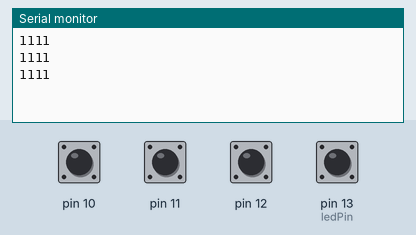
Recording of a sketch running on a simulated Arduino Uno, built with avr-gcc and run on an emulated ATmega328P. On the bench: the last lines printed to the serial monitor. The test bench sets the inputs (shaded band); at power-on: pin 10–12, pin 13 (ledPin) HIGH.

Above: at 3.8 s.
3.9 s: pin 10 pulled LOW for 1.8 s
At 5.0 s:
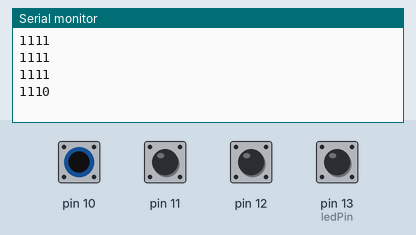
7.2 s: pin 11 pulled LOW for 1.8 s
At 8.4 s:
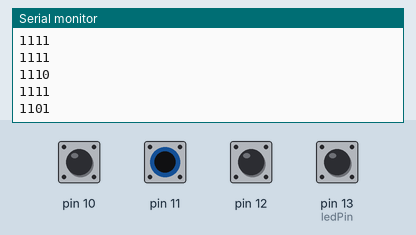
10.5 s: pin 12 pulled LOW for 1.8 s
At 11.7 s:
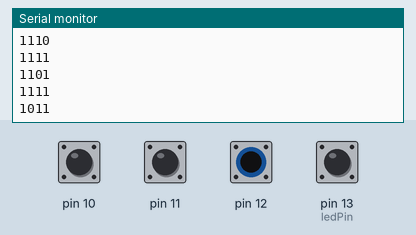
13.8 s: pin 13 (ledPin) pulled LOW for 1.8 s
At 15.4 s:
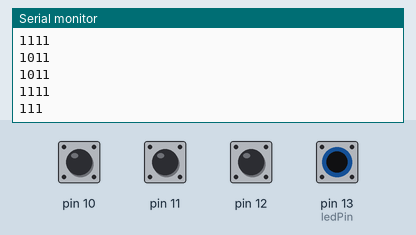
Timing chart, 0 to 16.9 s (numbered marks = the images above; inputs shaded):
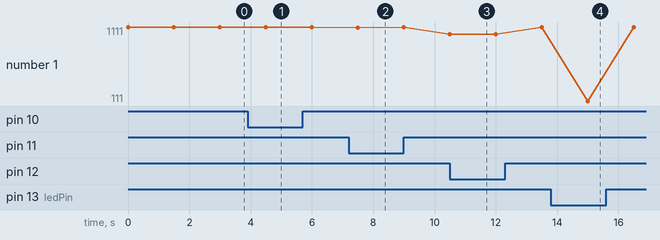

Measured:
- after the input at 3.9 s, the serial monitor: prints a new line after 0.60 s (image 1)
- after the input at 7.2 s, the serial monitor: prints a new line after 0.30 s (image 2)
- after the input at 10.5 s, the serial monitor: prints a new line at once (image 3)
- after the input at 13.8 s, the serial monitor: prints a new line after 1.2 s (image 4)

The sketch:

4_buttons_test.ino
```cpp
int b0 = 10;
int bN = 13;
int ledPin = 13;

void setup() {
  // put your setup code here, to run once:
  Serial.begin(9600);
  for (int i = b0; i <= bN; ++i) {
    pinMode(i, INPUT_PULLUP);
  }
}

void loop() {
  // put your main code here, to run repeatedly:
  int sum = 0;
  for (int i = b0; i <= bN; ++i) {
    int bOn = digitalRead(i);
    //Serial.println(i);
    //Serial.println(bOn);
    sum += (1 << (i - b0)) * bOn;
  }
  Serial.println(sum, BIN);  // print as an ASCII-encoded binary
  delay(1500);
}
```
